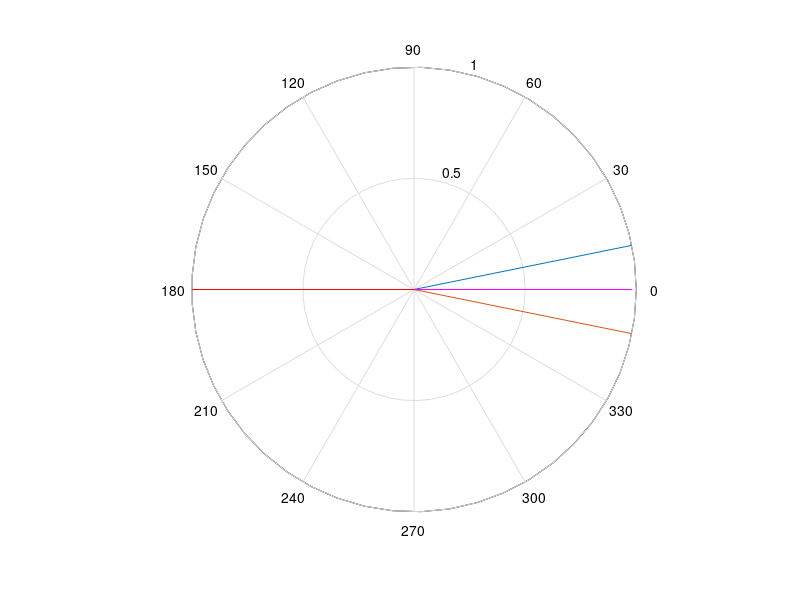

This chart was generated by the following MATLAB code: (Note: this script raises an error after producing the figure.)
%% Analyzing Neural Time Series Data
% Matlab code for Chapter 19
% Mike X Cohen
% 
% This code accompanies the book, titled "Analyzing Neural Time Series Data" 
% (MIT Press). Using the code without following the book may lead to confusion, 
% incorrect data analyses, and misinterpretations of results. 
% Mike X Cohen assumes no responsibility for inappropriate or incorrect use of this code. 


%% figure 19.1

% define angles
a = [0.2 2*pi-.2];

figure
% plot unit vectors defined by those angles
polar([0 0; a],[0 0; 1 1])
hold on
% plot a unit vector with the average angle
polar([0 mean(a)],[0 1],'r')
% plot the average vector
polar([0 angle(mean(exp(1i*a)))],[0 abs(mean(exp(1i*a)))],'m')

%% figure 19.2

% load sample scalp EEG data
load sampleEEGdata

% center frequency
centerfreq = 12; % in Hz
chan2plot  = 'pz';
times2plot = [ 200 800 ]; % in ms, from stimulus onset

% definte convolution parameters
n_wavelet     = EEG.pnts;
n_data        = EEG.pnts*EEG.trials;
n_convolution = n_wavelet+n_data-1;
n_conv_pow2   = pow2(nextpow2(n_convolution));

% create wavelet. Note that the time vector to create the wavelet uses the
% same number of points as there are in the EEG data. If the EEG data has
% an even number of points (which is the case here--640), the wavelet will
% not have an exact center point. Though not technically incorrect, using
% a wavelet with an even number of points should be avoided when possible.
time    = -EEG.pnts/EEG.srate/2:1/EEG.srate:EEG.pnts/EEG.srate/2-1/EEG.srate;
wavelet = exp(2*1i*pi*centerfreq.*time) .* exp(-time.^2./(2*((4/(2*pi*centerfreq))^2)))/centerfreq;

% get FFT of data
eegfft = fft(reshape(EEG.data(strcmpi(chan2plot,{EEG.chanlocs.labels}),:,:),1,[]),n_conv_pow2);

% convolution
eegconv = ifft(fft(wavelet,n_conv_pow2).*eegfft);
eegconv = eegconv(1:n_convolution);
% Cut the edges off the result of convolution. Because the wavelet here was
% created with the same number of time points as the EEG data, EEG.pnts
% also corresponds to the number of time points in the wavelet.
eegconv = reshape(eegconv(floor((EEG.pnts-1)/2):end-1-ceil((EEG.pnts-1)/2)),EEG.pnts,EEG.trials);

% plot
figure
for subploti=1:2
    subplot(2,2,subploti)
    [junk,idx]=min(abs(EEG.times-times2plot(subploti)));
    polar([zeros(1,EEG.trials); angle(eegconv(idx,:))],[zeros(1,EEG.trials); ones(1,EEG.trials)])
    title([ 'ITPC at ' num2str(times2plot(subploti)) ' ms = ' num2str(round(1000*abs(mean(exp(1i*angle(eegconv(idx,:))))))/1000) ])
    
    subplot(2,2,subploti+2)
    hist(angle(eegconv(idx,:)),20)
    set(gca,'xlim',[-pi pi]*1.1,'xtick',-pi:pi/2:pi,'xticklabel',{'-pi';'-pi/2';'0';'pi';'pi/2'},'ylim',[0 20])
end

%% Figure 19.3

vectors{1} = [0 pi/3];
vectors{2} = [0 pi/2];
vectors{3} = [0 2*pi/3];
vectors{4} = [0 pi*.9];

figure
for i=1:length(vectors)
    subplot(1,length(vectors),i)
    
    % plot individual unit vectors
    polar([0 vectors{i}(1)],[0 1],'k')
    hold on
    polar([0 vectors{i}(2)],[0 1],'k')
    
    % plot mean vector (ignore the math for now, 
    % this will be discussed later in the chapter)
    meanvect = mean(exp(1i*vectors{i}));
    polar([0 angle(meanvect)],[0 abs(meanvect)],'r')
    title([ 'Mean vector length: ' num2str(abs(meanvect)) ])
end

%% Figure 19.4

% get FFT of data
chan2plot  = 'pz';
centerfreq = 12; % in Hz
eegfft = fft(reshape(EEG.data(strcmpi(chan2plot,{EEG.chanlocs.labels}),:,:),1,[]),n_conv_pow2);

% ITPC at one frequency band
wavelet = exp(2*1i*pi*centerfreq.*time) .* exp(-time.^2./(2*((4/(2*pi*centerfreq))^2)))/centerfreq;
% convolution
eegconv = ifft(fft(wavelet,n_conv_pow2).*eegfft);
eegconv = eegconv(1:n_convolution);
eegconv = reshape(eegconv(floor((EEG.pnts-1)/2):end-1-ceil((EEG.pnts-1)/2)),EEG.pnts,EEG.trials);

figure
plot(EEG.times,abs(mean(exp(1i*angle(eegconv)),2)))
set(gca,'xlim',[-200 1000])
xlabel('Time (ms)')
ylabel('ITPC')


% TF plot of ITPC
frequencies = logspace(log10(4),log10(40),20);
s = logspace(log10(3),log10(10),length(frequencies))./(2*pi*frequencies);
itpc = zeros(length(frequencies),EEG.pnts);

for fi=1:length(frequencies)
    % create wavelet
    wavelet = exp(2*1i*pi*frequencies(fi).*time) .* exp(-time.^2./(2*(s(fi)^2)))/frequencies(fi);
    
    % convolution
    eegconv = ifft(fft(wavelet,n_conv_pow2).*eegfft);
    eegconv = eegconv(1:n_convolution);
    eegconv = reshape(eegconv(floor((EEG.pnts-1)/2):end-1-ceil((EEG.pnts-1)/2)),EEG.pnts,EEG.trials);
    
    % extract ITPC
    itpc(fi,:) = abs(mean(exp(1i*angle(eegconv)),2));
end

figure
contourf(EEG.times,frequencies,itpc,40,'linecolor','none')
set(gca,'clim',[0 .6],'xlim',[-200 1000])
xlabel('Time (ms)'), ylabel('Frequencies (Hz)')

%% figure 19.5

n_trials    = 500;
itpcByNFake = zeros(1,n_trials);

for n=1:n_trials
    for iteri=1:50
        itpcByNFake(n) = itpcByNFake(n) + abs(mean(exp(1i*(rand(1,n)*2*pi-pi))));
    end
end
itpcByNFake = itpcByNFake./iteri;

% Z and P (you will learn more about these formulae in chapter 34)
itpcByNFakeZ = (1:n_trials).*(itpcByNFake.^2);
itpcByNFakeP = exp(sqrt(1+4.*(1:n_trials)+4*( ((1:n_trials).^2) - ((1:n_trials).*itpcByNFake).^2))-(1+2*(1:n_trials))); % used later
itpcFakeCrit = sqrt( -log(.01)./(1:n_trials) );

figure
plot(1:n_trials,itpcByNFake)
hold on
plot(1:n_trials,itpcFakeCrit,'r')
set(gca,'ylim',[0 1])
legend({'ITPC_r_a_w';'ITPC_C_r_i_t'})

%% figure 19.6

% center frequency
centerfreq = 6; % Hz
chan2plot  = 'fcz';

% definte convolution parameters
n_wavelet     = EEG.pnts;
n_data        = EEG.pnts*EEG.trials;
n_convolution = n_wavelet+n_data-1;
n_conv_pow2   = pow2(nextpow2(n_convolution));

% create wavelet
time    = -EEG.pnts/EEG.srate/2:1/EEG.srate:EEG.pnts/EEG.srate/2-1/EEG.srate;
wavelet = exp(2*1i*pi*centerfreq.*time) .* exp(-time.^2./(2*((4/(2*pi*centerfreq))^2)))/centerfreq;

% get FFT of data
eegfft  = fft(reshape(EEG.data(strcmpi(chan2plot,{EEG.chanlocs.labels}),:,:),1,[]),n_conv_pow2);

% convolution
eegconv = ifft(fft(wavelet,n_conv_pow2).*eegfft);
eegconv = eegconv(1:n_convolution);
eegconv = reshape(eegconv(floor((EEG.pnts-1)/2):end-1-ceil((EEG.pnts-1)/2)),EEG.pnts,EEG.trials);

figure

% compute ITPC as function of N
itpcByN = zeros(1,EEG.trials);
for n=1:EEG.trials
    % multiple iterations to select different sets of random trials
    for iteri=1:50
        trials2use  = randsample(EEG.trials,n);
        itpcByN(n)  = itpcByN(n) + mean(abs(mean(exp(1i*angle(eegconv(282:372,trials2use))),2)),1);
    end
end
itpcByN = itpcByN./iteri;

% Z and P
itpcByNZ = (1:EEG.trials).*(itpcByN.^2);
itpcByNP = exp(sqrt(1+4.*(1:EEG.trials)+4*( ((1:EEG.trials).^2) - ((1:EEG.trials).*itpcByN).^2))-(1+2*(1:EEG.trials)));
itpcCrit = sqrt( -log(.01)./(1:EEG.trials) ); % .01 is the p-value in this case

subplot(211)
plot(itpcByN)
hold on
plot(itpcCrit,'r')
xlabel('Number of trials in analysis')
ylabel('ITPC')
set(gca,'ylim',[.2 1])


% (Note that this figure will look different than that in the book
% because trials are randomly selected.)
subplot(212)
plot(EEG.times,abs(mean(exp(1i*angle(eegconv)),2)))
hold on
randomtrials2plot = randperm(EEG.trials); % could also use randsamp if you have the stats toolbox
plot(EEG.times,abs(mean(exp(1i*angle(eegconv(:,randomtrials2plot(1:20)))),2)),':')
xlabel('Time (ms)'), ylabel('ITPC')
legend({'99 trials';'20 trials'})

%% Figure 34.8

% This cell concerns statistical evaluation of ITPC values. It will be
% discussed in depth in chapter 34, but the code is presented here because
% it relies on calculations from the previous two figures. 

% p-values under assumption of von Mises distribution
approx_pval_fake = exp(-itpcByNFakeZ);
approx_pval_real = exp(-itpcByNZ);

ncutoff = 10;

figure

subplot(121)
plot(itpcByNFakeP(ncutoff+1:end),approx_pval_fake(ncutoff+1:end),'mo','markersize',8)
hold on
plot(itpcByNFakeP(1:ncutoff),approx_pval_fake(1:ncutoff),'k.')
plot([0 1],[0 1],'k')
set(gca,'xlim',[0 1],'ylim',[0 1],'xtick',0:.25:1,'ytick',0:.25:1)
axis square
ylabel('approximate p')
xlabel('exact p')
title('P-values from fake data')

subplot(122)
plot(itpcByNP(ncutoff+1:end),approx_pval_real(ncutoff+1:end),'mo','markersize',8)
hold on
plot(itpcByNP(1:ncutoff),approx_pval_real(1:ncutoff),'k.')
plot([0.00001 1],[0.00001 1],'k')
set(gca,'xlim',[.0001 1],'ylim',[.0001 1],'xscale','log','yscale','log')
axis square
ylabel('approximate p')
xlabel('exact p')
title('P-values from real data')

%% figure 19.7
% (This figure takes a while to generate. You could also reduce the number
% of iterations to speed it up.)

% Data for this cell are from figure 19.6. If you want to plot 
% results from a different channel, change the electrode in 19.6.

% center frequencies
frequencies = 1:40;

niterations = 50;

% initialize
itpcByNandF = zeros(length(frequencies),EEG.trials);

for fi=1:length(frequencies)
    
    centerfreq = frequencies(fi);
    
    wavelet = exp(2*1i*pi*centerfreq.*time) .* exp(-time.^2./(2*((4/(2*pi*centerfreq))^2)))/centerfreq;
    
    % convolution
    eegconv = ifft(fft(wavelet,n_conv_pow2).*eegfft);
    eegconv = eegconv(1:n_convolution);
    eegconv = reshape(eegconv(floor((EEG.pnts-1)/2):end-1-ceil((EEG.pnts-1)/2)),EEG.pnts,EEG.trials);
    
    for n=1:EEG.trials
        % multiple iterations to select different random sets of trials
        for iteri=1:niterations
            trials2use  = randsample(EEG.trials,n);
            itpcByNandF(fi,n)  = itpcByNandF(fi,n) + mean(abs(mean(exp(1i*angle(eegconv(282:372,trials2use))),2)),1);
        end
    end
end

figure
contourf(1:EEG.trials,frequencies,itpcByNandF./iteri,40,'linecolor','none')
colormap gray
set(gca,'clim',[.1 .5])
xlabel('Trials')
ylabel('Frequency (Hz)')

%% Figure 19.8

figure, set(gcf,'name','Rayleigh''s Z')
subplot(121)
plot(itpcByN)
hold on
plot(itpcByNFake(1:99),'r')
xlabel('Trial count'), ylabel('ITPC')
axis square

subplot(122)
plot(itpcByNZ)
hold on
plot(itpcByNFakeZ(1:99),'r')
xlabel('Trial count'), ylabel('ITPC_Z')
legend({'real data';'fake data'})
axis square

%% Figure 19.9

% pick electrode and frequencies
chan2plot   = 'fcz';
frequencies = 1:40;

% definte convolution parameters
time          = -EEG.pnts/EEG.srate/2:1/EEG.srate:EEG.pnts/EEG.srate/2-1/EEG.srate;
n_wavelet     = EEG.pnts;
n_data        = EEG.pnts*EEG.trials;
n_convolution = n_wavelet+n_data-1;
n_conv_pow2   = pow2(nextpow2(n_convolution));

plotlegends={'without jitter';'with jitter'};

figure

baselinetime = [ -300 -100 ];
baseidx=dsearchn(EEG.times',baselinetime(1)):dsearchn(EEG.times',baselinetime(2));

for simuli=1:2
    
    % add time jitter (or not)
    tempdat = squeeze(EEG.data(strcmpi(chan2plot,{EEG.chanlocs.labels}),:,:));
    for ti=1:size(tempdat,2)
        timejitter = ceil(rand*10)*(simuli-1); % (when simuli==1, timejitter==0)
        tempdat(:,ti) = tempdat([ timejitter+1:end 1:timejitter ],ti);
    end
    
    % get FFT of data
    eegfft = fft(reshape(tempdat,1,[]),n_conv_pow2);
    
    % initialize
    itpc = zeros(length(frequencies),EEG.pnts);
    powr = zeros(length(frequencies),EEG.pnts);
    
    for fi=1:length(frequencies)
        
        centerfreq = frequencies(fi);
        
        wavelet = exp(2*1i*pi*centerfreq.*time) .* exp(-time.^2./(2*((4/(2*pi*centerfreq))^2)))/centerfreq;
        
        % convolution
        eegconv = ifft(fft(wavelet,n_conv_pow2).*eegfft);
        eegconv = eegconv(1:n_convolution);
        eegconv = reshape(eegconv(floor((EEG.pnts-1)/2):end-1-ceil((EEG.pnts-1)/2)),EEG.pnts,EEG.trials);
        
        % compute and store itpc and power
        itpc(fi,:) = abs(mean(exp(1i*angle(eegconv)),2));
        powr(fi,:) = mean(abs(eegconv).^2,2);
        powr(fi,:) = 10*log10(powr(fi,:)./mean(powr(fi,baseidx),2));
    end
    
    subplot(2,2,simuli)
    contourf(EEG.times,frequencies,itpc,40,'linecolor','none')
    set(gca,'clim',[.1 .5],'xlim',[-200 1000])
    xlabel('Time (ms)')
    ylabel('Frequency (Hz)')
    title([ 'ITPC ' plotlegends{simuli} ])
    
    subplot(2,2,simuli+2)
    contourf(EEG.times,frequencies,powr,40,'linecolor','none')
    set(gca,'clim',[-3 3],'xlim',[-200 1000])
    xlabel('Time (ms)')
    ylabel('Frequency (Hz)')
    title([ 'DB-power ' plotlegends{simuli} ])
end

%% Figure 19.10

% initialize
data4test  = zeros(2,length(time),EEG.trials);
sensor2use = 'p7';

% amplitude modulation (modulate power by 1 Hz sine wave)
time    = -EEG.pnts/EEG.srate/2:1/EEG.srate:EEG.pnts/EEG.srate/2-1/EEG.srate;
amp_mod = (sin(2*pi*1.*time)+2)-1;

for triali=1:EEG.trials
    % each trial is a random channel and trial
    trialdata = EEG.data(strcmpi(sensor2use,{EEG.chanlocs.labels}),:,triali);
    
    % Uncomment the next line of code for band-pass filtered data.
    % This uses the eegfilt function, which is part of the eeglab toolbox.
    trialdata = eegfilt(double(trialdata),EEG.srate,10,20);
    
    data4test(1,:,triali) = trialdata.*amp_mod;
    data4test(2,:,triali) = trialdata;
end

% compute ITPC
itpc_mod   = abs(mean(exp(1i*angle(hilbert(data4test(1,:,:)))),3));
itpc_nomod = abs(mean(exp(1i*angle(hilbert(data4test(2,:,:)))),3));


% plot!
figure
subplot(311)
plot(EEG.times,amp_mod)
set(gca,'ylim',[-.2 2.2])
title('Amplitude modulator')

subplot(312)
plot(EEG.times,data4test(1,:,10))
hold on
plot(EEG.times,data4test(2,:,10),'r')
axis tight
title('Example trials')

subplot(313)
plot(EEG.times,itpc_mod)
hold on
plot(EEG.times,itpc_nomod,'r')
legend({'amplitude modulation';'no amp mod'})
set(gca,'ylim',[0 1])
xlabel('Time (ms)'), ylabel('ITPC')
title('ITPC')

figure
plot(amp_mod,itpc_mod,'.')
xlabel('Power modulation'), ylabel('ITPC')

%% Figure 19.11
% (This figure is populated with randomly generated data, 
%  and so will look different from the book figure.)

randvects = rand(50,1)*2*pi-pi;
vectormod = (randvects + randn(size(randvects))).^2;
vectormod2 = vectormod-min(vectormod)+1; % make sure no negative values


figure

% ITPC
subplot(221)
polar([zeros(size(randvects)) randvects]',[zeros(size(randvects)) ones(size(randvects))]','k')
title([ 'ITPC = ' num2str(abs(mean(exp(1i*randvects)))) ])

% wITPC
subplot(222)
polar([zeros(size(randvects)) randvects]',[zeros(size(randvects)) vectormod]','k')

witpc = abs(mean(vectormod.*exp(1i*randvects)));
perm_witpc = zeros(1,1000);

for i=1:1000
    perm_witpc(i) = abs(mean(vectormod(randperm(length(vectormod))).*exp(1i*randvects)));
end

witpc_z = (witpc-mean(perm_witpc))./std(perm_witpc);
title([ '_wITPC_z = ' num2str(witpc_z) ])

% example of one permutation
subplot(223)
polar([zeros(size(randvects)) randvects]',[zeros(size(randvects)) vectormod(randperm(length(vectormod)))]','k')
title('One null hypothesis iteration')

% histogram of null-hypothesis WITPC
subplot(224)
[y,x]=hist(perm_witpc,50);
h=bar(x,y,'histc');
set(h,'linestyle','none')
hold on
plot([witpc witpc],get(gca,'ylim')/2,'m')
title('Histogram of null hypothesis wITPC')

%% Figure 19.12

centerfreq  = 6;
channel2use = 'po7';
times2save  = -200:50:1200;

% initialize matrix to store RTs
rts = zeros(size(EEG.epoch));

for ei=1:EEG.trials
    
    % find which event is time=0, and take the latency of the event thereafter.
    time0event = find(cell2mat(EEG.epoch(ei).eventlatency)==0);
    
    % use try-catch in case of no response
    try
        rts(ei) = EEG.epoch(ei).eventlatency{time0event+1};
    catch me;
        rts{ei} = NaN;
    end
end


% definte convolution parameters
time          = -EEG.pnts/EEG.srate/2:1/EEG.srate:EEG.pnts/EEG.srate/2-1/EEG.srate;
n_wavelet     = EEG.pnts;
n_data        = EEG.pnts*EEG.trials;
n_convolution = n_wavelet+n_data-1;
n_conv_pow2   = pow2(nextpow2(n_convolution));

% get FFT of data and wavelet
eegfft  = fft(reshape(EEG.data(strcmpi(channel2use,{EEG.chanlocs.labels}),:,:),1,n_data),n_conv_pow2);
wavefft = fft(exp(2*1i*pi*centerfreq.*time) .* exp(-time.^2./(2*((4/(2*pi*centerfreq))^2))),n_conv_pow2);

% convolution
eegconv = ifft(wavefft.*eegfft);
eegconv = eegconv(1:n_convolution);
eegconv = reshape(eegconv(floor((EEG.pnts-1)/2):end-1-ceil((EEG.pnts-1)/2)),EEG.pnts,EEG.trials);

phase_angles = angle(eegconv);

% initialize
itpc    = zeros(size(times2save));
witpc   = zeros(size(times2save));
witpc_z = zeros(size(times2save));

for ti=1:length(times2save)
    
    % find index for this time point
    [junk,timeidx] = min(abs(EEG.times-times2save(ti)));
    
    % ITPC is unmodulated phase clustering
    itpc(ti) = abs(mean(exp(1i*phase_angles(timeidx,:))));
    
    % wITPC is rts modulating the length of phase angles
    witpc(ti) = abs(mean(rts.*exp(1i*phase_angles(timeidx,:))));
    
    % permutation testing
    perm_witpc = zeros(1,1000);
    for i=1:1000
        perm_witpc(i) = abs(mean(rts(randperm(EEG.trials)).*exp(1i*phase_angles(timeidx,:))));
    end
    
    witpc_z(ti) = (witpc(ti)-mean(perm_witpc))./std(perm_witpc);
end

figure

% plot ITPC
subplot(311)
h=plotyy(EEG.times,abs(mean(exp(1i*phase_angles),2)),times2save,witpc);
set(h,'xlim',[times2save(1) times2save(end)]);
title([ 'ITPC and wITPC at ' channel2use ])
legend({'ITPC';'wITPC'})

% plot wITPCz
subplot(312)
plot(times2save,witpc_z)
hold on
plot(get(gca,'xlim'),[0 0],'k')
set(gca,'xlim',[times2save(1) times2save(end)])
xlabel('Time (ms)'), ylabel('wITPCz')
title([ 'wITPCz at ' channel2use ])


subplot(325)
plot(itpc,witpc,'.')
xlabel('ITPC'), ylabel('wITPC')
axis square

subplot(326)
plot(itpc,witpc_z,'.')
xlabel('ITPC'), ylabel('wITPCz')
axis square

%% end.
